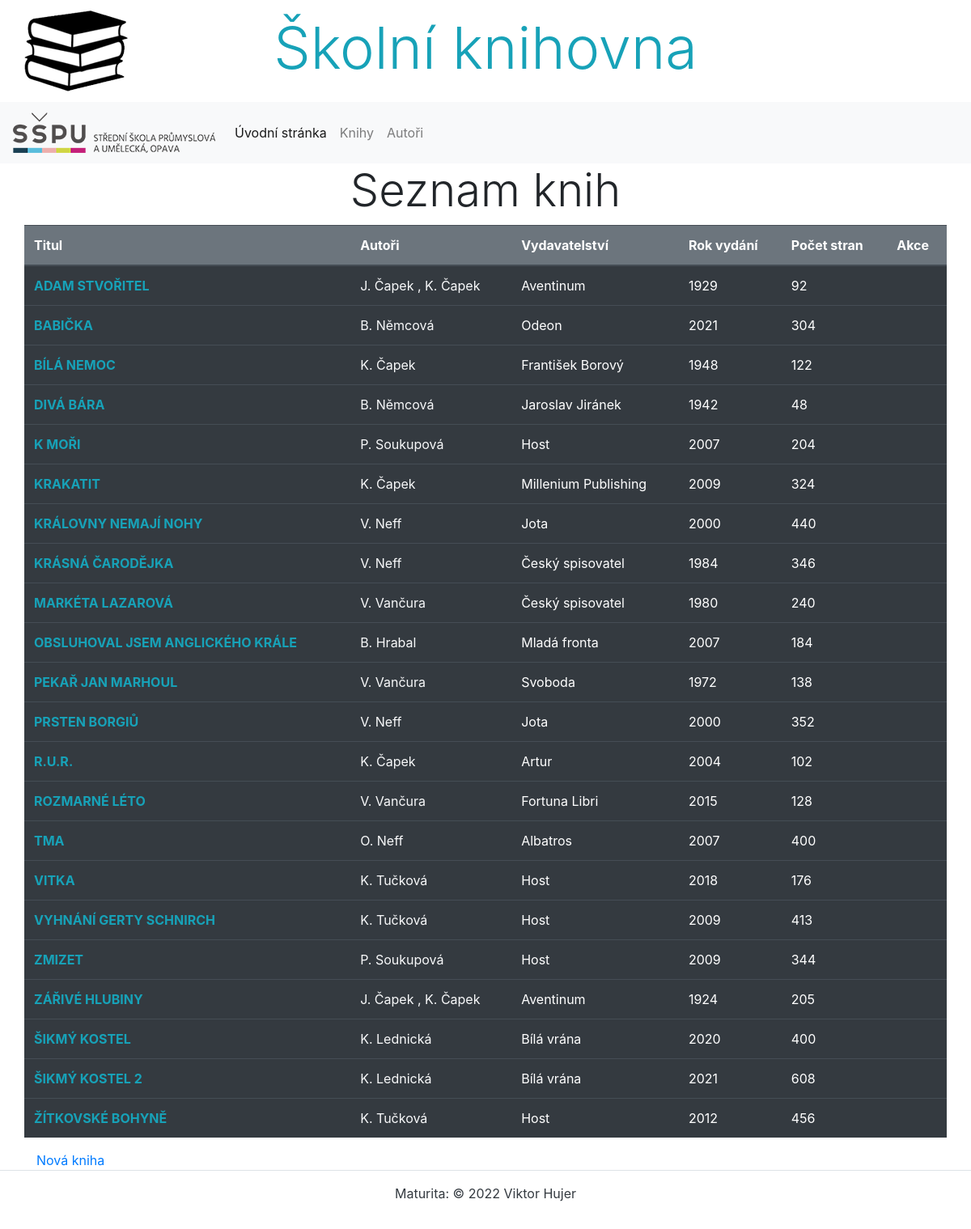
Before: /knihovna/books/ with the older database file.
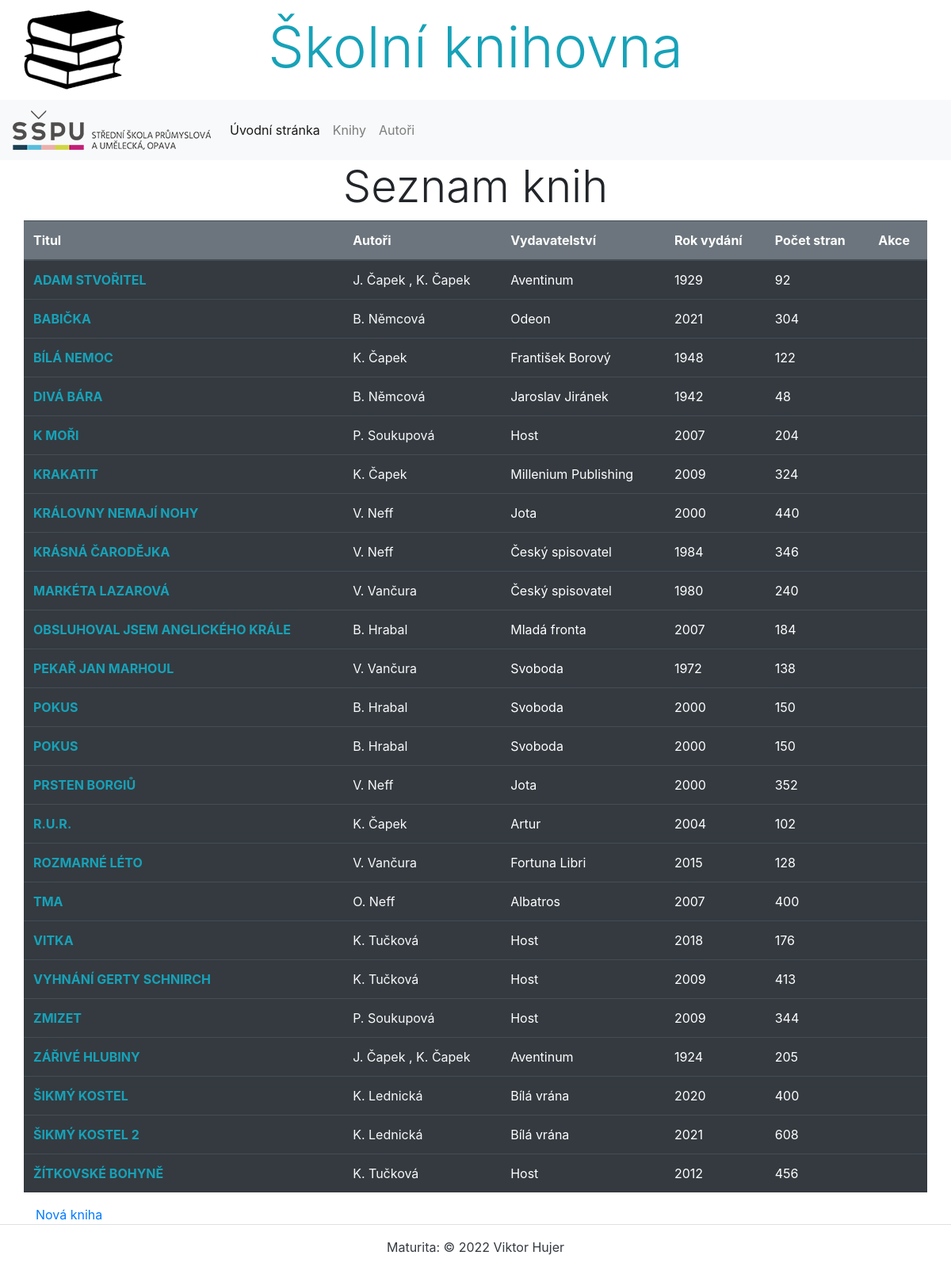
After: the same page with the newer database file.
### knihovna/models.py (models this page shows, shortened)
class Kniha(models.Model):
    titul = models.CharField(max_length=100, verbose_name='Titul knihy', help_text='Zadejte titul knihy',
                             error_messages={'blank': 'Titul knihy musí být vyplněn'})
    autori = models.ManyToManyField(Autor)
    obsah = models.TextField(blank=True, verbose_name='Obsah knihy', help_text='Vložte obsah knihy')
    pocet_stran = models.PositiveIntegerField(blank=True, null=True, validators=[MaxValueValidator(9999)],
                                              verbose_name='Počet stran', help_text='Zadejte počet stran (max. 9999)')
    rok_vydani = models.PositiveIntegerField(blank=True, null=True, validators=[MinValueValidator(1500), MaxValueValidator(2100)],
                                             verbose_name='Rok vydání', help_text='Zadejte rok vydání (1500 - 2100)')
    obalka = models.ImageField(upload_to='obalky', verbose_name='Obálka knihy')
    zanry = models.ManyToManyField(Zanr)
    vydavatelstvi = models.ForeignKey('Vydavatelstvi', on_delete=models.CASCADE, blank=True, null=True, verbose_name='Vydavatelství')
    class Meta:
        ordering = ['titul']
        verbose_name = 'Kniha'
        verbose_name_plural = 'Knihy'

class Autor(models.Model):
    jmeno = models.CharField(max_length=80, verbose_name='Jméno autora', help_text='Zadejte jméno autora',
                             error_messages={'blank': 'Jméno autora musí být vyplněno'})
    prijmeni = models.CharField(max_length=50, verbose_name='Příjmení autora', help_text='Zadejte příjmení autora',
                                error_messages={'blank': 'Příjmení autora musí být vyplněno'})
    narozeni = models.DateField(blank=True, null=True, verbose_name='Datum narození')
    umrti = models.DateField(blank=True, null=True, verbose_name='Datum úmrtí')
    biografie = models.TextField(blank=True, verbose_name='Životopis')
    fotografie = models.ImageField(upload_to='autori', verbose_name='Fotografie')
    class Meta:
        ordering = ['prijmeni', 'jmeno']
        verbose_name = 'Autor'
        verbose_name_plural = 'Autoři'

class Vydavatelstvi(models.Model):
    nazev = models.CharField(max_length=100, verbose_name='Název vydavatelství', help_text='Zadejte název vydavatelství',
                             error_messages={'blank': 'Název vydavatelství je povinný údaj'})
    adresa = models.CharField(blank=True, null=True, max_length=200, verbose_name='Adresa')
    class Meta:
        ordering = ['nazev']
        verbose_name = 'Vydavatelství'
        verbose_name_plural = 'Vydavatelství'
    def __str__(self):
        return f'{self.nazev}'

### knihovna/views.py (the view)
# urls.py: path('books/', views.KnihaListView.as_view(), name='books_list'),
class KnihaListView(ListView):
    model = Kniha
    context_object_name = 'books'
    template_name = 'kniha/books_list.html'

### knihovna/templates/kniha/books_list.html
{% extends 'base.html' %}
{% block content %}
  <h2 class="display-4 text-center">Seznam knih</h2>
  <div class="row">
    <table class="table table-responsive-lg table-dark table-hover">
      <thead class="bg-secondary">
        <tr>
            <th>Titul</th>
            <th>Autoři</th>
            <th>Vydavatelství</th>
            <th>Rok vydání</th>
            <th>Počet stran</th>
            <th>Akce</th>
        </tr>
      </thead>
      <tbody>
      {% for book in books %}
        <tr>
            <td><strong><a href="{% url 'book_detail' book.id %}" class="text-info">{{ book.titul.upper }}</a></strong></td>
            <td>
                {% for autor in book.autori.all %}
                <a href="{% url 'author_detail' autor.id %}" class="text-light">{{ autor.jmeno|first }}. {{ autor.prijmeni }}</a>
                {% if not forloop.last %}, {% endif %}
                {% endfor %}
            </td>
            <td>{{ book.vydavatelstvi }}</td>
            <td>{{ book.rok_vydani }}</td>
            <td>{{ book.pocet_stran }}</td>
            <td>
            </td>
        </tr>
      {% endfor %}
      </tbody>
    </table>
  </div>
  <div><a href="{% url 'book_add' %}">Nová kniha</a></div>
{% endblock %}

### knihovna/templates/base.html (shortened to what this page needs)
<!DOCTYPE html>
<html lang="cs">
<head>
    {% load static %}
    <link rel="stylesheet" href="{% static 'bootstrap/bootstrap.min.css' %}">
    <link rel="stylesheet" href="{% static 'css/styles.css' %}">
</head>
<body>
    {% include 'page/header.html' %}
    {% include 'page/navbar.html' %}
    <main class="container">
    {% block content %}{% endblock %}
    </main>
     {% include 'page/footer.html' %}
</body>
</html>

### knihovna/templates/page/header.html
<header class="bg-white p-3 text-center">
    <h1 class="display-3 text-info">Školní knihovna</h1>
</header>

### knihovna/templates/page/navbar.html (shortened to what this page needs)
{% load static %}
<nav class="navbar navbar-expand-sm navbar-light bg-light">
    <a class="navbar-brand text-dark" href="#"><img src="{% static 'img/skola-logo.png' %}" alt="Školní knihovna"></a>
    <div class="collapse navbar-collapse" id="collapsibleNavId">
        <ul class="navbar-nav mr-auto mt-2 mt-lg-0">
            <li class="nav-item active">
                <a class="nav-link" href="{% url 'index' %}">Úvodní stránka <span class="sr-only">(current)</span></a>
            </li>
            <li class="nav-item">
                <a class="nav-link" href="{% url 'index' %}">Knihy</a>
            </li>
            <li class="nav-item">
                <a class="nav-link" href="{% url 'authors_list' %}">Autoři</a>
            </li>
        </ul>
    </div>
</nav>

### knihovna/templates/page/footer.html
<footer class="container-fluid p-3 border-top">
    <p class="text-center text-dark">Maturita: &copy; 2022 Viktor Hujer</p>
</footer>

### knihovna/static/css/styles.css (style rules this page uses)
header { background-image: url('../img/book-logo.png'); background-repeat: no-repeat; background-position: left 30px center; }

Changed rows visible on the page:
added Kniha: titul "POKUS", vydavatelstvi "Svoboda", rok_vydani "2000", pocet_stran "150", Autor (jmeno|first "B", prijmeni "Hrabal")
added Kniha: titul "POKUS", vydavatelstvi "Svoboda", rok_vydani "2000", pocet_stran "150", Autor (jmeno|first "B", prijmeni "Hrabal")
